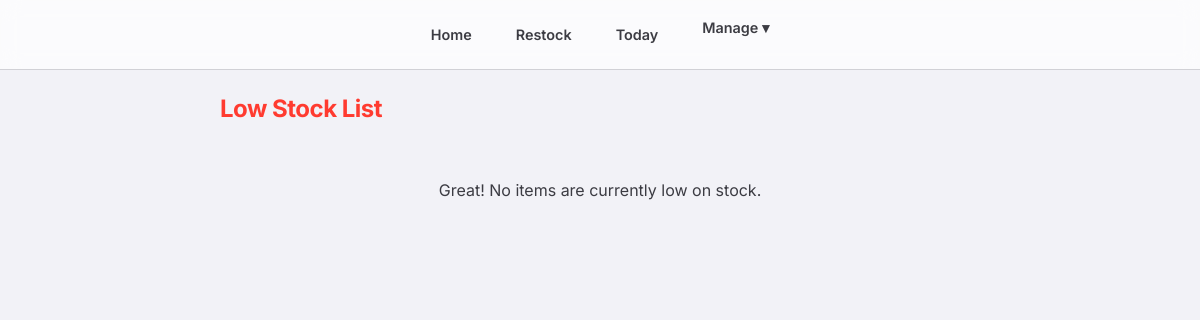
The app's page /stock/low/ (signed in), older data.
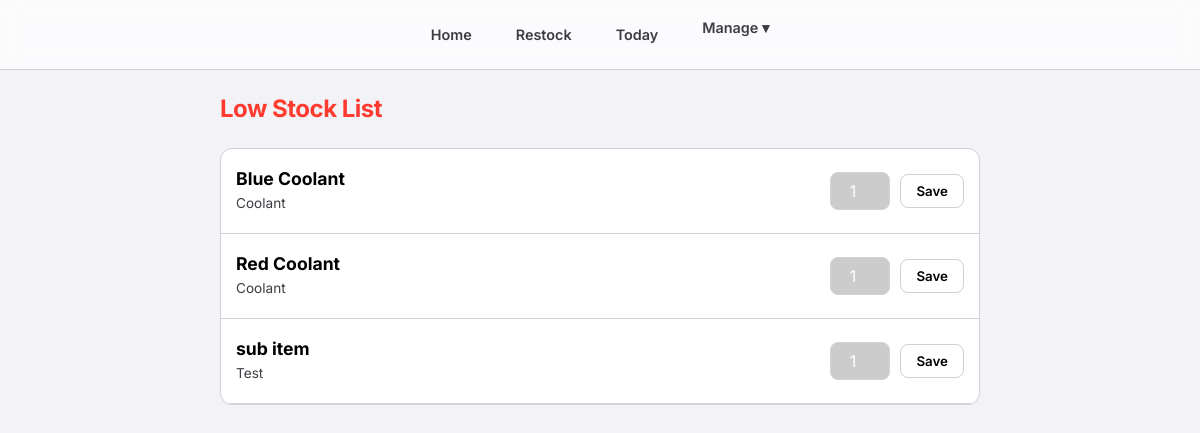
The same page, newer data.
### consumables/models.py (models this page shows, shortened)
class Item(models.Model):
    category = models.ForeignKey(Category, related_name='items', on_delete=models.CASCADE)
    subcategory = models.ForeignKey(SubCategory, related_name='items', on_delete=models.SET_NULL, null=True, blank=True)
    name = models.CharField(max_length=200)
    average_stock = models.IntegerField(default=0, help_text="Ideal stock level for calculation")
    current_stock = models.IntegerField(default=0)
    score = models.IntegerField(default=1, help_text="Credits earned per unit taken")
    class Meta:
        constraints = [
            models.UniqueConstraint(
                fields=['category', 'name'],
                condition=models.Q(subcategory__isnull=True),
                name='unique_direct_item_idx'
            ),
            models.UniqueConstraint(
                fields=['subcategory', 'name'],
                name='unique_subcategory_item_idx'
            )
        ]

class Category(models.Model):
    name = models.CharField(max_length=100)
    class Meta:
        verbose_name_plural = "Categories"

### consumables/views.py (the view)
# urls.py: path('stock/low/', views.low_stock_list, name='low_stock_list'),
@login_required
def low_stock_list(request):
    low_stock_items = Item.objects.filter(
        average_stock__gt=0
    ).filter(
        Q(current_stock__lte=0) |
        Q(current_stock__lt=F('average_stock') * 0.25)
    ).order_by('category__name', 'name')
    return render(request, 'consumables/low_stock_list.html', {'items': low_stock_items})

### consumables/templates/consumables/low_stock_list.html (shortened to what this page needs)
{% extends 'consumables/base.html' %}
{% block content %}
<h2 style="margin-bottom: 20px; color: var(--accent-red);">Low Stock List</h2>
{% if items %}
<div style="background: var(--card-bg); border-radius: 12px; border: 1px solid var(--border-color); overflow: hidden;">
    {% for item in items %}
    <form method="post" action="{% url 'update_stock' item.id %}"
        style="padding: 15px; border-bottom: 1px solid var(--border-color); display: flex; justify-content: space-between; align-items: center; background: {% if item.current_stock <= 0 %}rgba(255, 59, 48, 0.05){% endif %};">
        <div style="flex-grow: 1; margin-right: 15px; min-width: 0;">
            <div class="expandable-name" onclick="this.classList.toggle('expanded')">{{ item.name }}</div>
            <div style="font-size: 0.85rem; color: var(--text-secondary); margin-top: 4px;">{{ item.category.name }}
            </div>
        </div>
        <div style="display: flex; gap: 10px; align-items: center;">
            <div style="text-align: right; width: 60px;">
                <input type="number" name="current_stock" value="{{ item.current_stock }}"
                    style="width: 100%; padding: 8px; border-radius: 8px; border: 1px solid var(--border-color); background: rgba(0,0,0,0.2); color: white; text-align: center; font-size: 1rem;">
            </div>
            <button type="submit" class="btn"
                style="padding: 8px 15px; background: var(--bg-secondary); border: 1px solid var(--border-color); border-radius: 8px; color: var(--text-primary);">
                Save
            </button>
        </div>
    </form>
    {% endfor %}
</div>
{% else %}
<p style="text-align: center; color: var(--text-secondary); margin-top: 50px;">Great! No items are currently low on
    stock.</p>
{% endif %}
{% endblock %}

Row changes from the older to the newer data that the page shows:
now on this page (row edited): Item: name "Blue Coolant", category.name "Coolant", current_stock "1"
now on this page (row edited): Item: name "Red Coolant", category.name "Coolant", current_stock "1"
now on this page (row edited): Item: name "sub item", category.name "Test", current_stock "1"
Text that changed along with them:
text no longer shown: "Great! No items are currently low on stock."
